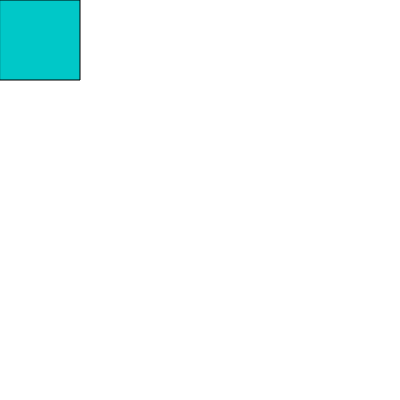
Frame 1 (no input)
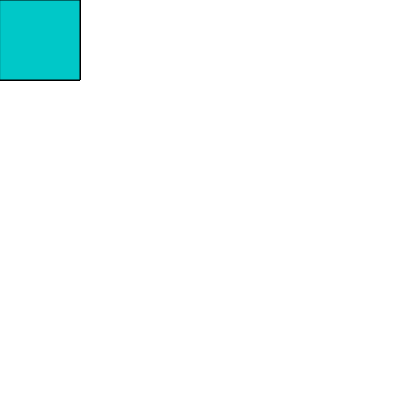
Frame 60 (no input)
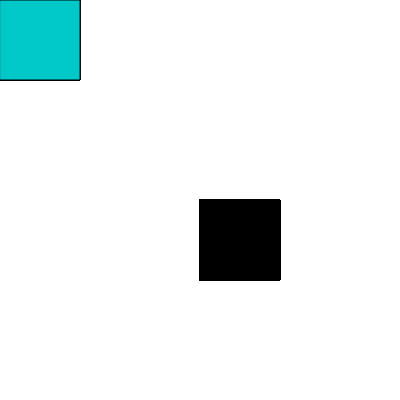
Frame 120 (the mouse pressed at the canvas centre since frame 60)

The p5.js sketch that drew these frames (run headless with seeded random() and noise() and a simulated clock; from frame 60 on, the mouse is pressed at the canvas centre):

// p5.js sketch
// ── sketch.js
function setup() {
  //Looks clean
  createCanvas(400, 400);
}

function draw() {
  if (mouseIsPressed) {
    fill(0);
  } else {
    fill(0, 200, 200);
  }
  rect(mouseX, mouseY, 80, 80);
}
